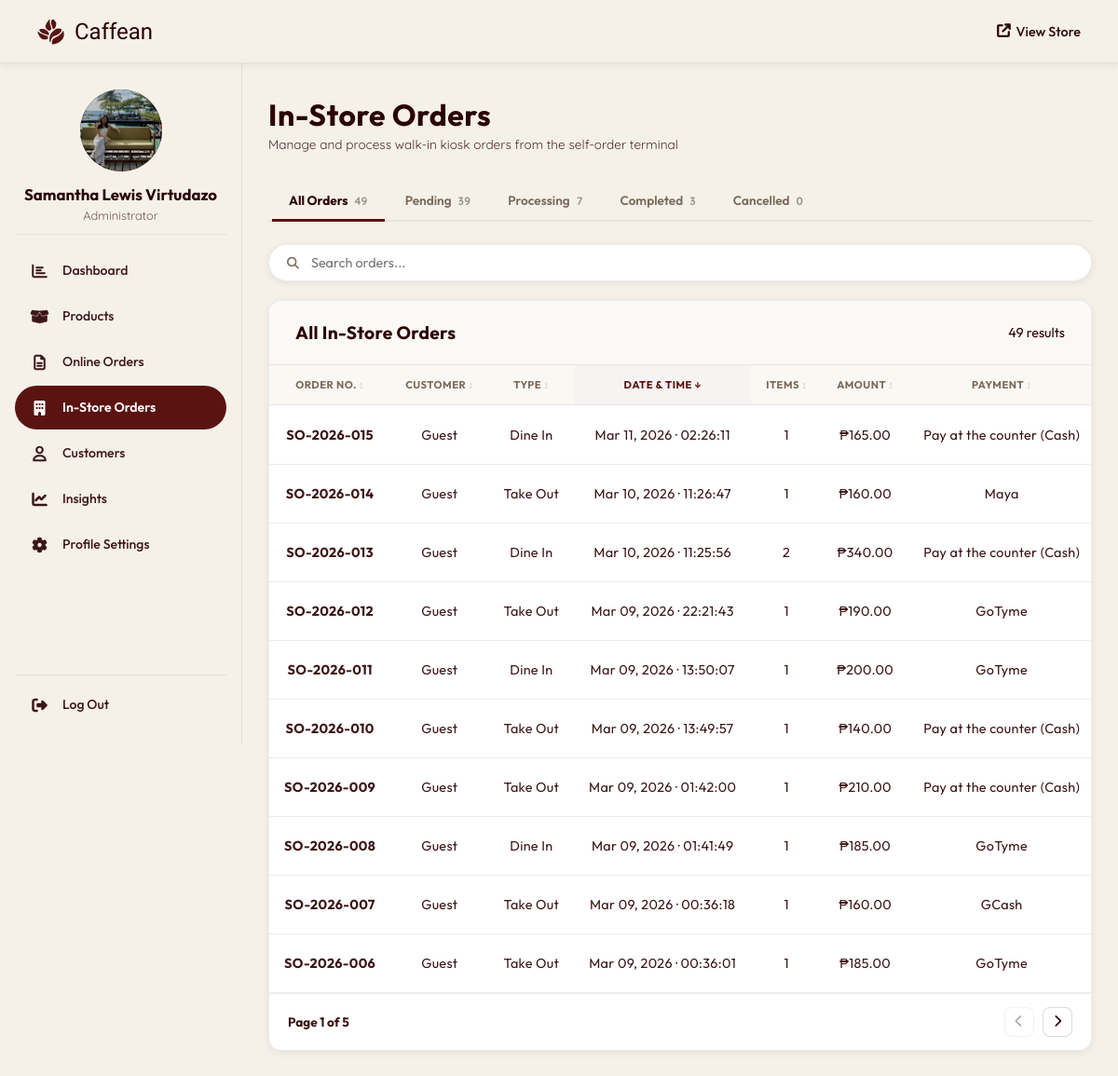
/admin/instore_orders.php (signed in), run on an earlier commit of the app's database.
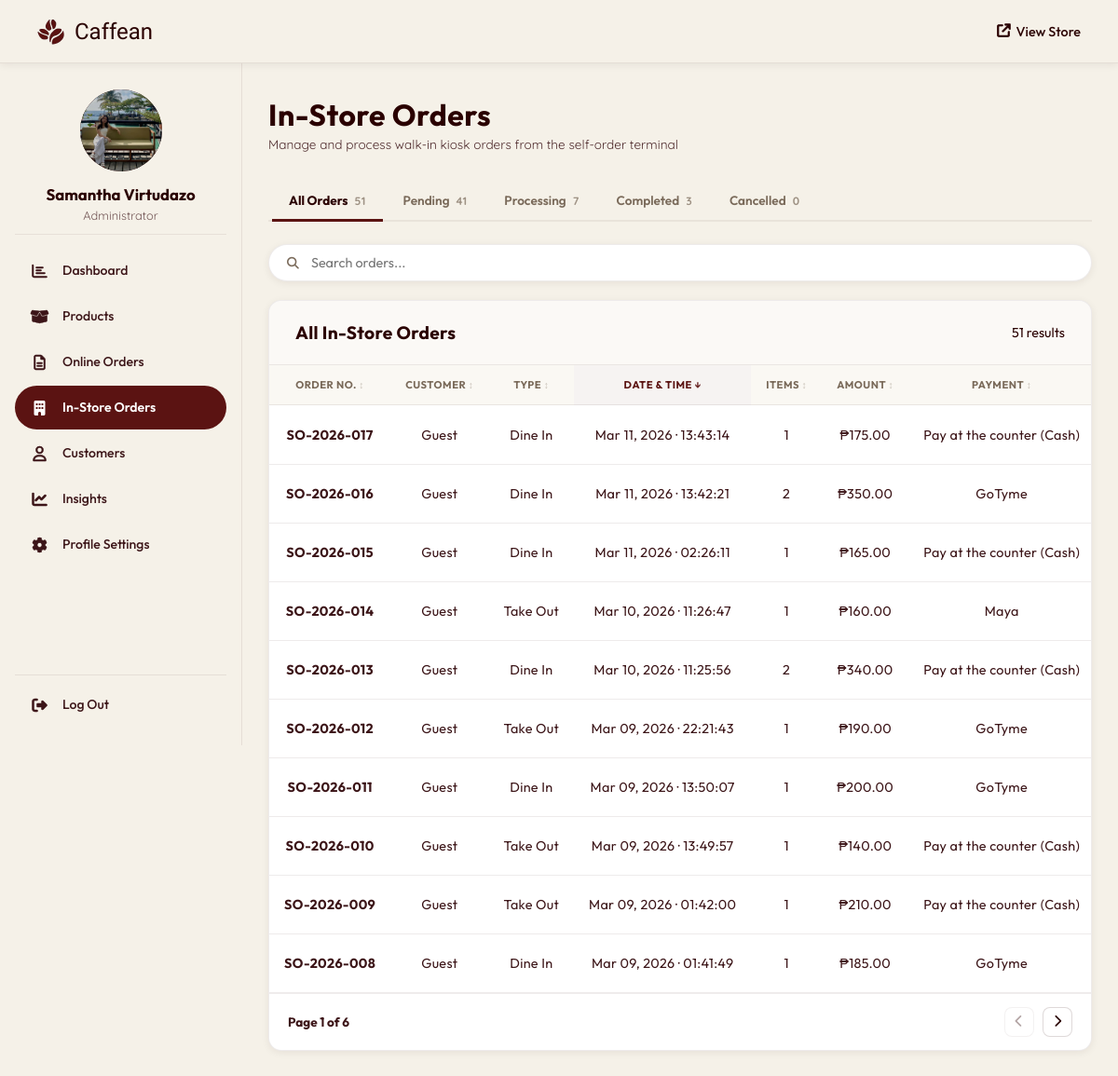
And on a later commit of the database.
### tables this page shows
CREATE TABLE `orders` (
  `order_id` int(11) NOT NULL,
  `order_number` varchar(20) NOT NULL DEFAULT '' COMMENT 'Human-readable receipt number (e.g. PC-2026-00001)',
  `user_id` int(11) DEFAULT NULL,
  `order_date` datetime DEFAULT current_timestamp(),
  `total_amount` decimal(10,2) NOT NULL,
  `status` enum('pending','processing','completed','cancelled') DEFAULT 'pending',
  `payment_method` varchar(50) NOT NULL,
  `delivery_address` text NOT NULL,
  `created_at` timestamp NOT NULL DEFAULT current_timestamp(),
  `mobile_number` varchar(20) DEFAULT NULL,
  `order_type` enum('delivery','pickup') NOT NULL DEFAULT 'delivery',
  `house_unit` varchar(100) DEFAULT NULL,
  `street_name` varchar(150) DEFAULT NULL,
  `barangay` varchar(100) DEFAULT NULL,
  `city_municipality` varchar(100) DEFAULT NULL,
  `province` varchar(100) DEFAULT NULL,
  `zip_code` varchar(10) DEFAULT NULL,
  `delivery_notes` text DEFAULT NULL,
  `pickup_branch` varchar(100) DEFAULT NULL,
  `pickup_date` date DEFAULT NULL,
  `pickup_time` time DEFAULT NULL,
  `is_kiosk` tinyint(1) NOT NULL DEFAULT 0,
  `kiosk_order_type` enum('dine_in','take_out') DEFAULT NULL,
  `customer_name` varchar(100) DEFAULT NULL
);

### admin/instore_orders.php (the view, shortened to what the changed rows need)
<?php
require_once '../php/db_connection.php';
$status_filter = $_GET['status'] ?? 'all';
$base_where    = "o.is_kiosk = 1";
$where_clause  = $base_where;
$counts = ['all' => 0, 'pending' => 0, 'processing' => 0, 'completed' => 0, 'cancelled' => 0];
$c_res  = mysqli_query($conn, "SELECT status, COUNT(*) AS count FROM orders WHERE is_kiosk = 1 GROUP BY status");
while ($r = mysqli_fetch_assoc($c_res)) {
    $counts[$r['status']] = $r['count'];
    $counts['all']       += $r['count'];
}
$orders_raw = mysqli_query($conn,
    "SELECT o.order_id, o.order_number, o.order_date, o.total_amount, o.status,
            o.payment_method, o.kiosk_order_type, o.mobile_number,
            COALESCE(o.customer_name, 'Guest') AS customer_name,
            (SELECT SUM(quantity) FROM order_items WHERE order_id = o.order_id) AS total_items
     FROM orders o
     WHERE $where_clause
     ORDER BY o.order_date DESC"
);
$total_orders = mysqli_num_rows($orders_raw);
$orders_map = [];
while ($o = mysqli_fetch_assoc($orders_raw)) {
    $o['items']            = [];
    $orders_map[$o['order_id']] = $o;
}
if (!empty($orders_map)) {
    $ids       = implode(',', array_map('intval', array_keys($orders_map)));
    $items_res = mysqli_query($conn,
        "SELECT oi.order_id, oi.quantity, oi.price_at_time AS price,
                p.name AS product_name, oi.size, oi.temperature, oi.sugar_level
         FROM order_items oi
         JOIN products p ON oi.product_id = p.product_id
         WHERE oi.order_id IN ($ids)"
    );
    while ($item = mysqli_fetch_assoc($items_res)) {
        $orders_map[$item['order_id']]['items'][] = $item;
    }
}
include 'includes/header.php';
?>
<div class="page-header">
  <div class="page-header-text">
    <h1>In-Store Orders</h1>
  </div>
</div>
<div class="admin-tabs">
  <a href="?status=all"        class="tab <?= $status_filter === 'all'        ? 'active' : '' ?>">All Orders   <span class="tab-count"><?= $counts['all']        ?></span></a>
  <a href="?status=pending"    class="tab <?= $status_filter === 'pending'    ? 'active' : '' ?>">Pending      <span class="tab-count"><?= $counts['pending']    ?></span></a>
</div>
<div class="card">
  <div class="card-header">
    <h2><?= $status_filter === 'all' ? 'All' : ucfirst($status_filter) ?> In-Store Orders</h2>
    <span class="card-count"><?= $total_orders ?> result<?= $total_orders !== 1 ? 's' : '' ?></span>
  </div>
  <table class="admin-table" id="instoreTable">
    <thead>
      <tr>
        <th data-sort="text">Order No.</th>
        <th data-sort="text">Customer</th>
        <th data-sort="text">Type</th>
        <th data-sort="date">Date &amp; Time</th>
        <th data-sort="number">Items</th>
        <th data-sort="number">Amount</th>
        <th data-sort="text">Payment</th>
      </tr>
    </thead>
    <tbody>
      <?php if ($total_orders === 0): ?>
        <tr class="empty-row">
          <td colspan="9">
            <div class="empty-state">
              <i class="fas fa-cash-register"></i>
              <p>No in-store orders found</p>
            </div>
          </td>
        </tr>
      <?php else: ?>
        <?php foreach ($orders_map as $o): ?>
          <tr>
            <td class="td-id"><?= htmlspecialchars($o['order_number'] ?? '#' . $o['order_id']) ?></td>
            <td><?= htmlspecialchars($o['customer_name']) ?></td>
            <td><?= $o['kiosk_order_type'] === 'dine_in' ? 'Dine In' : 'Take Out' ?></td>
            <td><?= date('M d, Y · H:i:s', strtotime($o['order_date'])) ?></td>
            <td><?= $o['total_items'] ?? 0 ?></td>
            <td class="td-amount">&#8369;<?= number_format($o['total_amount'], 2) ?></td>
            <td><?= htmlspecialchars($o['payment_method']) ?></td>
          </tr>
        <?php endforeach; ?>
      <?php endif; ?>
    </tbody>
  </table>
  <div id="instoreTable-pagination" class="admin-pagination">
    <span class="page-info">Page 1 of 1</span>
    <div class="page-btns">
      <button class="btn-page btn-prev"><i class="fas fa-chevron-left"></i></button>
      <button class="btn-page btn-next"><i class="fas fa-chevron-right"></i></button>
    </div>
  </div>
</div>
<?php include 'includes/footer.php'; ?>

### admin/includes/header.php (shortened to what the changed rows need)
<?php
$admin_name    = isset($_SESSION['full_name']) ? htmlspecialchars($_SESSION['full_name']) : 'Admin';
$current_page  = basename($_SERVER['PHP_SELF']);
$page_css_map = [
    'dashboard.php'        => 'dashboard.css',
    'products.php'         => 'products.css',
    'orders.php'           => 'orders.css',
    'instore_orders.php'   => 'orders.css',
    'customers.php'        => 'customers.css',
    'insights.php'         => 'dashboard.css',
    'profile_settings.php' => null,
];
$page_css_file = $page_css_map[$current_page] ?? null;
?>
<!DOCTYPE html>
<html lang="en">
<head>
  <link rel="stylesheet" href="<?= BASE_URL ?>/admin/assets/css/admin.css?v=<?= time() ?>" />
  <?php if ($page_css_file): ?>
    <link rel="stylesheet" href="<?= BASE_URL ?>/admin/assets/css/<?= $page_css_file ?>?v=<?= time() ?>" />
  <?php endif; ?>
  <link rel="stylesheet" href="https://cdnjs.cloudflare.com/ajax/libs/font-awesome/6.4.0/css/all.min.css" />
  <link rel="stylesheet" href="https://cdn.jsdelivr.net/npm/bootstrap-icons@1.11.3/font/bootstrap-icons.min.css" />
</head>
<body>
  <div class="admin-body">
    <aside class="admin-sidebar">
      <div class="admin-sidebar-profile">
        <div class="admin-sidebar-info">
          <h2><?= $admin_name ?></h2>
          <p>Administrator</p>
        </div>
      </div>
    </aside>
    <main class="admin-wrapper">

What changed in the data, as far as the page shows it:
no longer on this page (row unchanged): orders: order_number "SO-2026-007", customer_name "Guest", kiosk_order_type "Take Out", order_date "Mar 09, 2026 · 00:36:18", total_items "1", total_amount "160.00", payment_method "GCash"
no longer on this page (row unchanged): orders: order_number "SO-2026-006", customer_name "Guest", kiosk_order_type "Take Out", order_date "Mar 09, 2026 · 00:36:01", total_items "1", total_amount "185.00", payment_method "GoTyme"
added orders: order_number "SO-2026-017", customer_name "Guest", kiosk_order_type "Dine In", order_date "Mar 11, 2026 · 13:43:14", total_items "1", total_amount "175.00", payment_method "Pay at the counter (Cash)"
added orders: order_number "SO-2026-016", customer_name "Guest", kiosk_order_type "Dine In", order_date "Mar 11, 2026 · 13:42:21", total_items "2", total_amount "350.00", payment_method "GoTyme"
Also different on the page:
$admin_name: "Samantha Lewis Virtudazo" → "Samantha Virtudazo"
$counts['all']: "49" → "51"
$counts['pending']: "39" → "41"
$total_orders: "49" → "51"
text written by a page script: "Page 1 of 5" → "Page 1 of 6"
